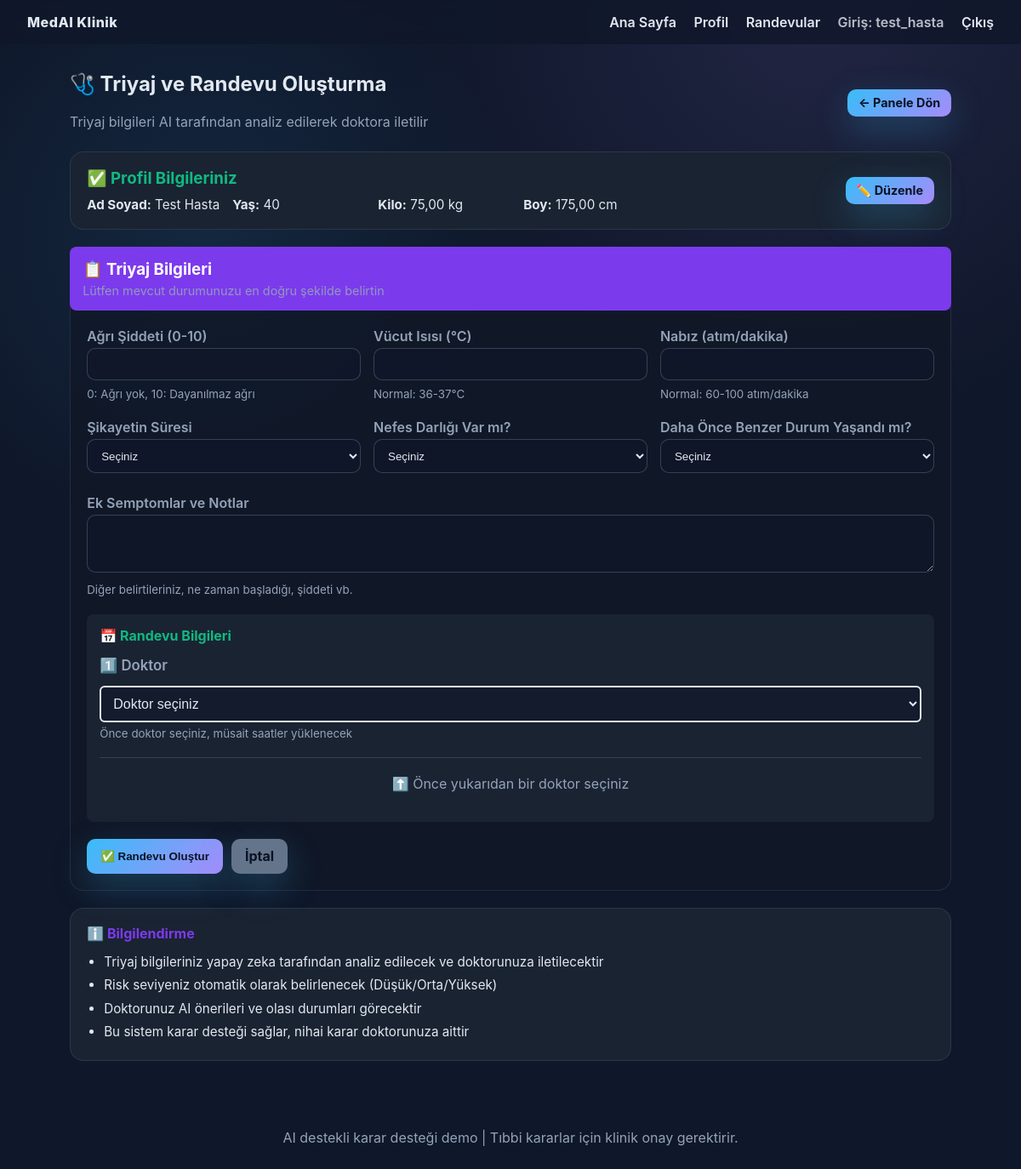
Page /patient/intake/ (signed in) on the earlier database version.
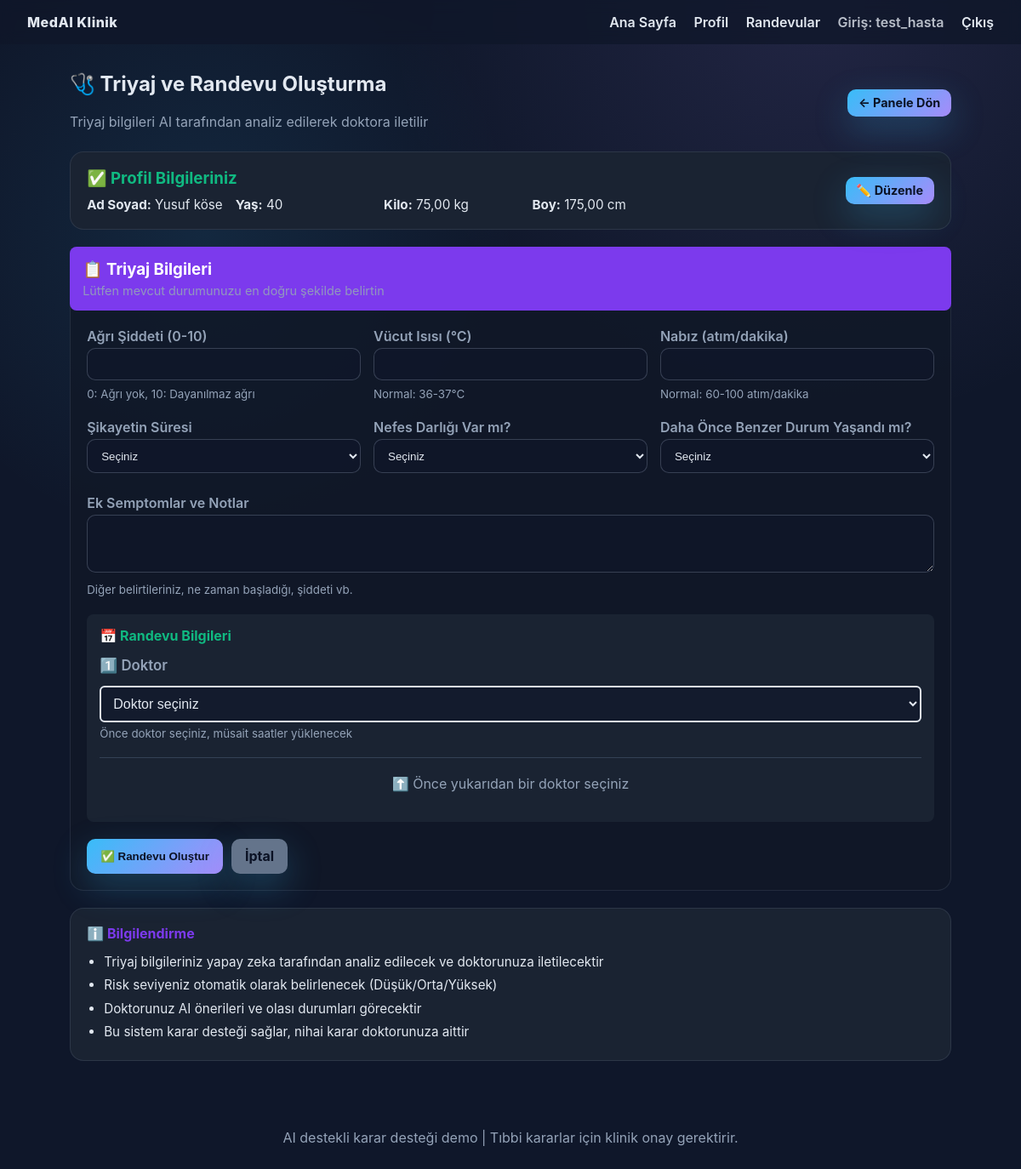
Same page on the later database version.
### clinic/models.py (models this page shows, shortened)
class Patient(models.Model):
    GENDER_CHOICES = [
        ("female", "Kadın"),
        ("male", "Erkek"),
        ("other", "Diğer"),
    ]
    user = models.OneToOneField(User, on_delete=models.SET_NULL, null=True, blank=True, related_name="patient_profile")
    full_name = models.CharField(max_length=255)
    age = models.PositiveIntegerField()
    gender = models.CharField(max_length=16, choices=GENDER_CHOICES)
    weight_kg = models.DecimalField(max_digits=5, decimal_places=2)
    height_cm = models.DecimalField(max_digits=5, decimal_places=2)
    primary_complaint = models.TextField()
    allergies = models.TextField(blank=True)
    created_at = models.DateTimeField(auto_now_add=True)

### clinic/views.py (the view)
# urls.py: path("patient/intake/", views.patient_intake, name="patient_intake"),
@login_required
def patient_intake(request):
    ensure_demo_doctors()
    patient = Patient.objects.filter(user=request.user).first()
    if request.method == "POST":
        patient_form = PatientIntakeForm(request.POST, instance=patient)
        doctor_id = request.POST.get('doctor')
        slot_id = request.POST.get('appointment_slot')
        if patient_form.is_valid() and doctor_id and slot_id:
            try:
                doctor = Doctor.objects.get(id=doctor_id)
                slot = AppointmentSlot.objects.get(id=slot_id, doctor=doctor, is_available=True)
            except (Doctor.DoesNotExist, AppointmentSlot.DoesNotExist):
                messages.error(request, "Seçtiğiniz slot artık müsait değil. Lütfen başka bir slot seçin.")
                return render(request, "patient_intake.html", {
                    "patient_form": patient_form,
                    "patient": patient,
                })
            scheduled_time = slot.slot_datetime
            patient = patient_form.save(commit=False)
            patient.user = request.user
            patient.save()
            triage_data = {
                "pain_level": patient_form.cleaned_data.get("pain_level") or 0,
                "temperature": float(patient_form.cleaned_data.get("temperature") or 36.7),
                "heart_rate": patient_form.cleaned_data.get("heart_rate") or 70,
                "symptoms_detail": patient_form.cleaned_data.get("symptoms_detail") or "",
                "complaint_duration": patient_form.cleaned_data.get("complaint_duration") or "",
                "has_breathing_difficulty": patient_form.cleaned_data.get("has_breathing_difficulty") or "",
                "previous_similar_condition": patient_form.cleaned_data.get("previous_similar_condition") or "",
            }
            language = request.session.get('language', 'tr')
            triage = analyze_triage(patient, triage_data, language)
            appointment = Appointment.objects.create(
                patient=patient,
                doctor=doctor,
                scheduled_for=scheduled_time,
                ai_summary=triage.summary,
                ai_suggestions=triage.suggestions + triage.possible_conditions,
                risk_level=triage.risk_level,
                triage_data=triage_data,
            )
            slot.is_available = False
            slot.save()
            messages.success(
                request,
                f"Randevunuz oluşturuldu: {scheduled_time.strftime('%d/%m/%Y %H:%M')}. Doktor triayj ve AI özetini görecek.",
            )
            return redirect("patient_dashboard")
        else:
            messages.error(request, "Lütfen formdaki hataları düzeltin.")
    else:
        patient_form = PatientIntakeForm(instance=patient)
    return render(
        request,
        "patient_intake.html",
        {
            "patient_form": patient_form,
            "patient": patient,
            "doctors": Doctor.objects.all(),
        },
    )

### clinic/context_processors.py (called while the page is built)
def language_processor(request):
    return {
        'language': request.session.get('language', 'tr')
    }

### clinic/utils.py (called while the page is built, shortened)
def ensure_demo_patients():
    User = get_user_model()
    username = "test_hasta"
    username2 = "aylin_hasta"

### templates/patient_intake.html (shortened to what the changed rows need)
{% extends "base.html" %}
{% block content %}
<div style="display: flex; justify-content: space-between; align-items: center; margin-bottom: 20px;">
    <div>
        <h2>🩺 Triyaj ve Randevu Oluşturma</h2>
    </div>
</div>
{% if patient %}
<div class="card" style="background: #1a2332; margin-bottom: 20px;">
    <div style="display: flex; justify-content: space-between; align-items: center;">
        <div>
            <h3 style="margin: 0; color: #10b981;">✅ Profil Bilgileriniz</h3>
            <div style="display: grid; grid-template-columns: repeat(4, 1fr); gap: 15px; margin-top: 10px; font-size: 0.95em;">
                <div><strong>Ad Soyad:</strong> {{ patient.full_name }}</div>
                <div><strong>Yaş:</strong> {{ patient.age }}</div>
                <div><strong>Kilo:</strong> {{ patient.weight_kg }} kg</div>
                <div><strong>Boy:</strong> {{ patient.height_cm }} cm</div>
            </div>
        </div>
        <a href="{% url 'patient_profile' %}" class="btn small">✏️ Düzenle</a>
    </div>
</div>
{% else %}
<div class="card" style="background: #dc2626; margin-bottom: 20px;">
    <p style="margin: 0;"><strong>⚠️ Önce profil bilgilerinizi tamamlayın!</strong></p>
    <a href="{% url 'patient_profile' %}" class="btn small" style="margin-top: 10px; display: inline-block;">Profili Tamamla</a>
</div>
{% endif %}
{% endblock %}

Differences in the rows shown:
changed Patient: full_name "Test Hasta" → "Yusuf köse"
